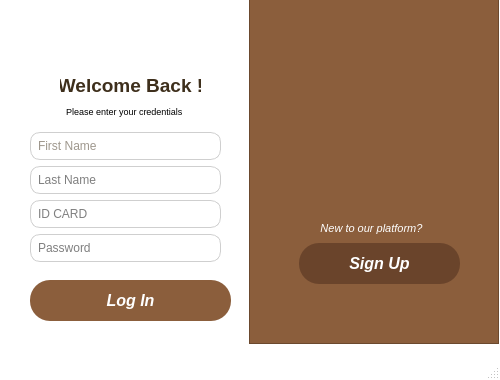
<?xml version="1.0" encoding="UTF-8"?>
<ui version="4.0">
 <class>LoginWindow</class>
 <widget class="QMainWindow" name="LoginWindow">
  <property name="windowModality">
   <enum>Qt::WindowModality::NonModal</enum>
  </property>
  <property name="geometry">
   <rect>
    <x>0</x>
    <y>0</y>
    <width>500</width>
    <height>380</height>
   </rect>
  </property>
  <property name="font">
   <font>
    <family>Segoe Fluent Icons</family>
    <pointsize>12</pointsize>
    <strikeout>false</strikeout>
    <kerning>false</kerning>
   </font>
  </property>
  <property name="windowTitle">
   <string>MainWindow</string>
  </property>
  <property name="windowIcon">
   <iconset theme="QIcon::ThemeIcon::AddressBookNew"/>
  </property>
  <property name="styleSheet">
   <string notr="true">
QMainWindow {
    background-color: rgb(255, 255, 255)
;
}</string>
  </property>
  <widget class="QWidget" name="centralwidget">
   <widget class="QFrame" name="frame">
    <property name="geometry">
     <rect>
      <x>249</x>
      <y>-7</y>
      <width>250</width>
      <height>351</height>
     </rect>
    </property>
    <property name="styleSheet">
     <string notr="true">QWidget {
    background-color: rgb(139, 94, 60);
}</string>
    </property>
    <property name="frameShape">
     <enum>QFrame::Shape::StyledPanel</enum>
    </property>
    <property name="frameShadow">
     <enum>QFrame::Shadow::Raised</enum>
    </property>
    <widget class="QLabel" name="label_3">
     <property name="geometry">
      <rect>
       <x>70</x>
       <y>225</y>
       <width>111</width>
       <height>21</height>
      </rect>
     </property>
     <property name="font">
      <font>
       <pointsize>8</pointsize>
       <italic>true</italic>
      </font>
     </property>
     <property name="styleSheet">
      <string notr="true">color:white;</string>
     </property>
     <property name="text">
      <string>New to our platform?  </string>
     </property>
     <property name="alignment">
      <set>Qt::AlignmentFlag::AlignCenter</set>
     </property>
    </widget>
    <widget class="QLabel" name="label_4">
     <property name="geometry">
      <rect>
       <x>40</x>
       <y>80</y>
       <width>181</width>
       <height>91</height>
      </rect>
     </property>
     <property name="styleSheet">
      <string notr="true"/>
     </property>
     <property name="text">
      <string/>
     </property>
     <property name="pixmap">
      <pixmap resource="resources.qrc">:/img/img/Frame 245.png</pixmap>
     </property>
     <property name="scaledContents">
      <bool>true</bool>
     </property>
    </widget>
    <widget class="QPushButton" name="GoToSignUpButton">
     <property name="geometry">
      <rect>
       <x>50</x>
       <y>250</y>
       <width>161</width>
       <height>41</height>
      </rect>
     </property>
     <property name="font">
      <font>
       <family>Segoe UI</family>
       <pointsize>-1</pointsize>
       <italic>true</italic>
       <bold>true</bold>
       <kerning>false</kerning>
      </font>
     </property>
     <property name="styleSheet">
      <string notr="true">
QPushButton {
    background-color: #6A442B; /* Brown color */
    color: white;                 
    border-radius: 20px;               /* Adjust for pill shape */
                   /* Vertical padding, width will be set by layout */
    font-weight: bold;                 /* Bold text */
    font-size: 16px;                   

}</string>
     </property>
     <property name="text">
      <string>Sign Up</string>
     </property>
    </widget>
   </widget>
   <widget class="QLabel" name="label_2">
    <property name="geometry">
     <rect>
      <x>60</x>
      <y>101</y>
      <width>131</width>
      <height>20</height>
     </rect>
    </property>
    <property name="font">
     <font>
      <pointsize>7</pointsize>
     </font>
    </property>
    <property name="text">
     <string>Please enter your credentials </string>
    </property>
    <property name="alignment">
     <set>Qt::AlignmentFlag::AlignCenter</set>
    </property>
   </widget>
   <widget class="QPushButton" name="LogInButton">
    <property name="geometry">
     <rect>
      <x>30</x>
      <y>280</y>
      <width>201</width>
      <height>41</height>
     </rect>
    </property>
    <property name="font">
     <font>
      <family>Segoe UI</family>
      <pointsize>-1</pointsize>
      <italic>true</italic>
      <bold>true</bold>
      <kerning>false</kerning>
     </font>
    </property>
    <property name="styleSheet">
     <string notr="true">
QPushButton {
    background-color: rgb(139, 94, 60); /* Brown color */
    color: white;                 
    border-radius: 20px;               /* Adjust for pill shape */
    padding: 10px 0;                   /* Vertical padding, width will be set by layout */
    font-weight: bold;                 /* Bold text */
    font-size: 16px;                   

}</string>
    </property>
    <property name="text">
     <string>Log In</string>
    </property>
   </widget>
   <widget class="QLabel" name="label_5">
    <property name="geometry">
     <rect>
      <x>100</x>
      <y>20</y>
      <width>51</width>
      <height>41</height>
     </rect>
    </property>
    <property name="text">
     <string/>
    </property>
    <property name="pixmap">
     <pixmap resource="resources.qrc">:/img/img/SvgjsG2242.png</pixmap>
    </property>
    <property name="scaledContents">
     <bool>true</bool>
    </property>
   </widget>
   <widget class="QLabel" name="label">
    <property name="geometry">
     <rect>
      <x>60</x>
      <y>70</y>
      <width>141</width>
      <height>31</height>
     </rect>
    </property>
    <property name="font">
     <font>
      <pointsize>14</pointsize>
      <bold>true</bold>
     </font>
    </property>
    <property name="styleSheet">
     <string notr="true">QLabel{
color : rgb(62, 47, 28);
}</string>
    </property>
    <property name="text">
     <string>Welcome Back !</string>
    </property>
    <property name="textFormat">
     <enum>Qt::TextFormat::PlainText</enum>
    </property>
    <property name="alignment">
     <set>Qt::AlignmentFlag::AlignCenter</set>
    </property>
   </widget>
   <widget class="QWidget" name="">
    <property name="geometry">
     <rect>
      <x>30</x>
      <y>132</y>
      <width>191</width>
      <height>131</height>
     </rect>
    </property>
    <layout class="QVBoxLayout" name="verticalLayout">
     <item>
      <widget class="QLineEdit" name="FirstNameEdit">
       <property name="styleSheet">
        <string notr="true">QLineEdit {
    border: 1px solid #CFCFCF; /* A light grey border */
    border-radius: 10px;       /* Adjust this value for desired roundness */
    padding: 5px;  
color: rgb(62, 47, 28);            /* Add some internal padding */
}

QLabel {
    color: #555555; /* A darker grey */
}</string>
       </property>
       <property name="alignment">
        <set>Qt::AlignmentFlag::AlignLeading|Qt::AlignmentFlag::AlignLeft|Qt::AlignmentFlag::AlignVCenter</set>
       </property>
       <property name="placeholderText">
        <string>First Name</string>
       </property>
      </widget>
     </item>
     <item>
      <widget class="QLineEdit" name="LastNameEdit">
       <property name="styleSheet">
        <string notr="true">QLineEdit {
    border: 1px solid #CFCFCF; /* A light grey border */
    border-radius: 10px;       /* Adjust this value for desired roundness */
    padding: 5px;              /* Add some internal padding */
}
</string>
       </property>
       <property name="alignment">
        <set>Qt::AlignmentFlag::AlignLeading|Qt::AlignmentFlag::AlignLeft|Qt::AlignmentFlag::AlignVCenter</set>
       </property>
       <property name="placeholderText">
        <string>Last Name</string>
       </property>
      </widget>
     </item>
     <item>
      <widget class="QLineEdit" name="ID_Edit">
       <property name="styleSheet">
        <string notr="true">QLineEdit {
    border: 1px solid #CFCFCF; /* A light grey border */
    border-radius: 10px;       /* Adjust this value for desired roundness */
    padding: 5px;              /* Add some internal padding */
}
</string>
       </property>
       <property name="alignment">
        <set>Qt::AlignmentFlag::AlignLeading|Qt::AlignmentFlag::AlignLeft|Qt::AlignmentFlag::AlignVCenter</set>
       </property>
       <property name="placeholderText">
        <string>ID CARD</string>
       </property>
      </widget>
     </item>
     <item>
      <widget class="QLineEdit" name="PasswordEdit">
       <property name="styleSheet">
        <string notr="true">QLineEdit {
    border: 1px solid #CFCFCF; /* A light grey border */
    border-radius: 10px;       /* Adjust this value for desired roundness */
    padding: 5px;              /* Add some internal padding */
}
</string>
       </property>
       <property name="text">
        <string/>
       </property>
       <property name="placeholderText">
        <string>Password</string>
       </property>
      </widget>
     </item>
    </layout>
   </widget>
  </widget>
  <widget class="QMenuBar" name="menubar">
   <property name="geometry">
    <rect>
     <x>0</x>
     <y>0</y>
     <width>500</width>
     <height>18</height>
    </rect>
   </property>
  </widget>
  <widget class="QStatusBar" name="statusbar"/>
 </widget>
 <resources>
  <include location="resources.qrc"/>
 </resources>
 <connections/>
</ui>
